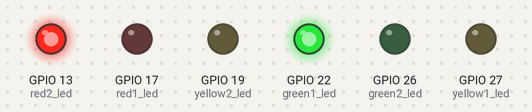
Bench run of a program on a simulated Raspberry Pi (BCM pin numbers). On the bench: output pins drawn as LEDs (lit = HIGH). What the program prints to the terminal is not drawn.

Above: at 1.5 s.
At 3.5 s:
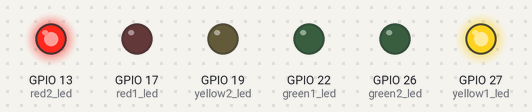
At 5.5 s:
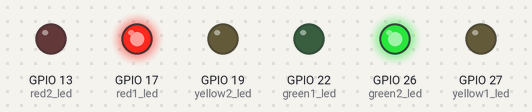
At 7.5 s:
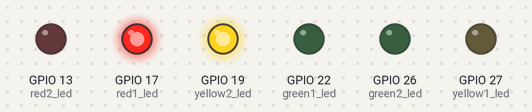
Timing chart, 0 to 10.4 s (numbered marks = the images above):
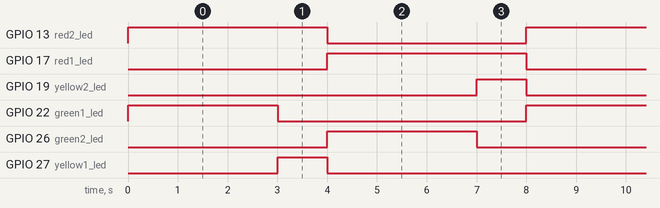

Measured:
- by itself, GPIO 13 (red2_led), GPIO 17 (red1_led): alternates HIGH for 4.0 s and LOW for 4.0 s
- by itself, GPIO 19 (yellow2_led), GPIO 27 (yellow1_led): alternates HIGH for 1.0 s and LOW for 7.0 s
- by itself, GPIO 22 (green1_led), GPIO 26 (green2_led): alternates HIGH for 3.0 s and LOW for 5.0 s

The program:

two-trafficlights.py
```python
#!/usr/bin/python3

import gpiozero, time

red1_led    = gpiozero.LED(17)
yellow1_led = gpiozero.LED(27)
green1_led  = gpiozero.LED(22)

red2_led    = gpiozero.LED(13)
yellow2_led = gpiozero.LED(19)
green2_led  = gpiozero.LED(26)

print("Two stoplights")
print("Ctrl C to quit")

greentime = 3 # seconds
yellowtime = 1 # second

# everything starts in off state
while True:
    # G    R    3 sec
    green1_led.on()
    red2_led.on()
    time.sleep(greentime)

    # Y    R    1 sec
    green1_led.off()
    yellow1_led.on()
    time.sleep(yellowtime)

    # R    G    3 sec
    yellow1_led.off()
    red1_led.on()
    red2_led.off()
    green2_led.on()
    time.sleep(greentime)

    # R    Y    1 sec
    green2_led.off()
    yellow2_led.on()
    time.sleep(yellowtime)

    # all off before restarting
    red1_led.off()
    yellow2_led.off()
```
